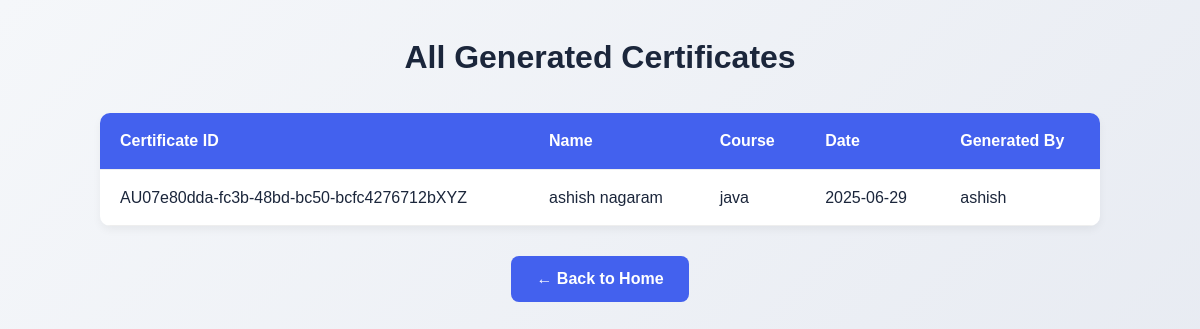
Page /certificates (signed in) on the committed database.
### app.py (models this page shows, shortened)
class Certificate(db.Model):
    id = db.Column(db.String(36), primary_key=True)
    name = db.Column(db.String(100), nullable=False)
    course = db.Column(db.String(100), nullable=False)
    date = db.Column(db.String(20), nullable=False)
    generated_by = db.Column(db.String(100), nullable=False)
    user_id = db.Column(db.Integer, db.ForeignKey('user.id'), nullable=False)  # Link to user

### app.py (the view)
@app.route('/certificates')
def view_certificates():
    if 'username' not in session:
        return redirect(url_for('home'))
    certs = Certificate.query.filter_by(user_id=session.get('user_id')).order_by(Certificate.date.desc()).all()
    return render_template('certificates.html', certificates=certs)

### app.py (called while the page is built)
@app.before_request
def before_request():
    db.create_all()

### templates/certificates.html (shortened to what this page needs)
<!DOCTYPE html>
<html lang="en">
<head>
    <link rel="stylesheet" href="../static/styles1.css">
</head>
<body>
    <h2>All Generated Certificates</h2>
    <table class="cert-table">
        <thead>
            <tr>
                <th>Certificate ID</th>
                <th>Name</th>
                <th>Course</th>
                <th>Date</th>
                <th>Generated By</th>
            </tr>
        </thead>
        <tbody>
            {% for cert in certificates %}
            <tr>
                <td>{{ cert.id }}</td>
                <td>{{ cert.name }}</td>
                <td>{{ cert.course }}</td>
                <td>{{ cert.date }}</td>
                <td>{{ cert.generated_by }}</td>
            </tr>
            {% endfor %}
        </tbody>
    </table>
    <a href="/index" class="back-btn">← Back to Home</a>
</body>
</html>

### static/styles1.css (style rules this page uses)
* { margin: 0; padding: 0; box-sizing: border-box; }
body { font-family: 'Arial', sans-serif; background-color: #f4f4f4; color: #333; line-height: 1.6; }
a { text-decoration: none; color: inherit; }
html, body { height: 100%; margin: 0; padding: 0; display: flex; flex-direction: column; }

### templates/certificates.html (style rules this page uses)
body { font-family: 'Poppins', sans-serif; background: linear-gradient(135deg, #f5f7fa 0%, #e4e8f0 100%); color: #1b263b; padding: 2rem; }
h2 { text-align: center; margin-bottom: 30px; font-size: 2rem; font-weight: 600; }
.cert-table { width: 100%; max-width: 1000px; margin: 0 auto; border-collapse: collapse; background-color: #fff; box-shadow: 0 4px 8px rgba(0,0,0,0.05); border-radius: 10px; overflow: hidden; }
.cert-table th, .cert-table td { padding: 15px 20px; border-bottom: 1px solid #eee; text-align: left; }
.cert-table thead { background-color: #4361ee; color: white; }
.back-btn { display: block; margin: 30px auto 0; text-align: center; padding: 10px 25px; background-color: #4361ee; color: white; text-decoration: none; font-weight: 600; border-radius: 8px; transition: 0.3s ease; }

### rows in the picture
Certificate: id "AU07e80dda-fc3b-48bd-bc50-bcfc4276712bXYZ", name "ashish nagaram", course "java", date "2025-06-29", generated_by "ashish"
